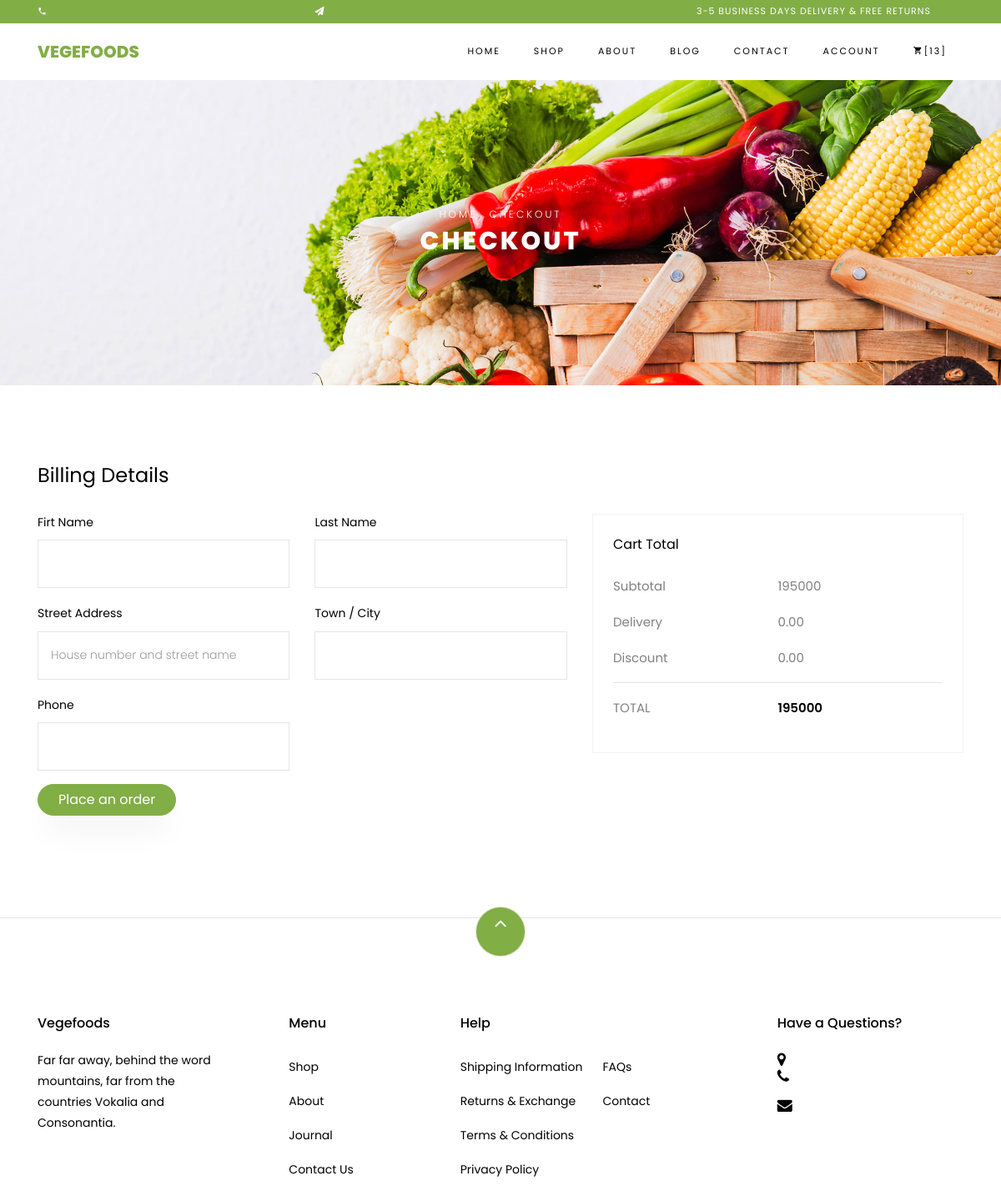
Before: /checkout/ (signed in) with the older database file.
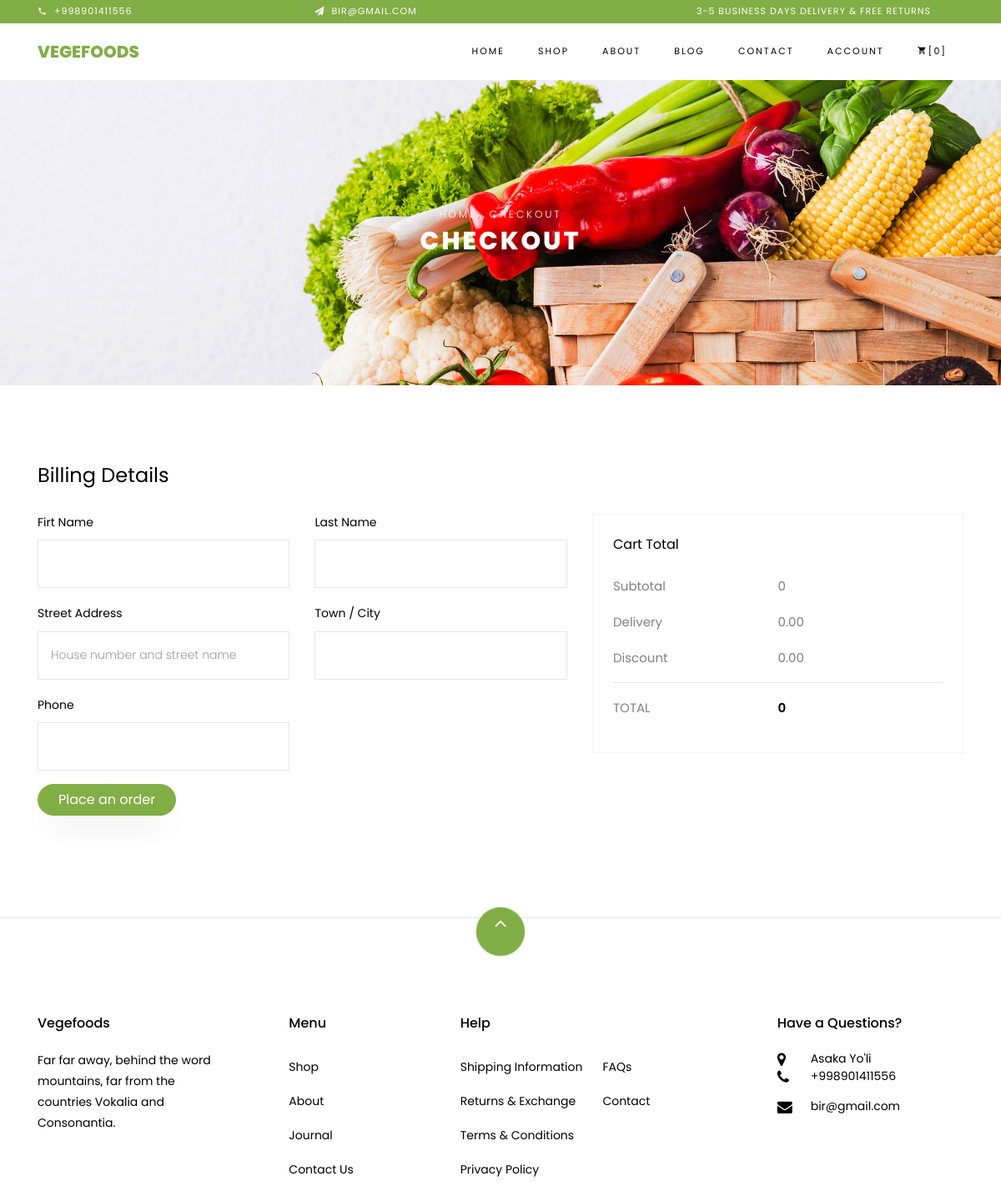
After: the same page with the newer database file.
### main/models.py (models this page shows, shortened)
class Info(models.Model):
    address = models.CharField(max_length=255)
    phone_number = models.CharField(max_length=15)
    email = models.CharField(max_length=255)
    website = models.CharField(max_length=200)

### main/views.py (the view)
# urls.py: path('checkout/',checkout_view , name='checkout_url'),
def checkout_view(request):
    if request.user.is_authenticated:
        user = request.user
        basket = Basket.objects.filter(user_id=user.id).count()
        products = Basket.objects.filter(user_id=user.id)
    else:
        basket = 0
        products = []
    total = 0
    for i in products:
        total += i.product.price
    context = {
        'basket': basket,
        "total": total,
        'contact': Info.objects.last()
    }
    return render(request, 'checkout.html', context)

### template/checkout.html (shortened to what this page needs)
{% extends 'base.html' %}
{% block content %}
{% load static %}
    <div class="hero-wrap hero-bread" style="background-image: url({% static 'images/bg_1.jpg' %});">
      <div class="container">
        <div class="row no-gutters slider-text align-items-center justify-content-center">
          <div class="col-md-9 ftco-animate text-center">
          	<p class="breadcrumbs"><span class="mr-2"><a href="{% url 'index_url' %}">Home</a></span> <span>Checkout</span></p>
            <h1 class="mb-0 bread">Checkout</h1>
          </div>
        </div>
      </div>
    </div>
    <section class="ftco-section">
      <div class="container">
        <div class="row justify-content-center">
          <div class="col-xl-7 ftco-animate">
			  <form action="{% url 'create_order_url' %}" method="post" class="billing-form">
				  <h3 class="mb-4 billing-heading">Billing Details</h3>
	          	<div class="row align-items-end">
	          		<div class="col-md-6">
	                <div class="form-group">
	                	<label for="firstname">Firt Name</label>
	                  <input type="text" name="firstname" id="firstname" class="form-control" placeholder="">
	                </div>
	              </div>
	              <div class="col-md-6">
	                <div class="form-group">
	                	<label for="lastname">Last Name</label>
	                  <input type="text" name="lastname" id="lastname" class="form-control" placeholder="">
	                </div>
                </div>
		            <div class="col-md-6">
		            	<div class="form-group">
	                	<label for="street">Street Address</label>
	                  <input type="text" name="street" id="street" class="form-control" placeholder="House number and street name">
	                </div>
		            </div>
		            <div class="col-md-6">
		            	<div class="form-group">
	                	<label for="city">Town / City</label>
	                  <input type="text" name="city" id="city" class="form-control" placeholder="">
	                </div>
		            </div>
		            <div class="col-md-6">
	                <div class="form-group">
	                	<label for="phone">Phone</label>
	                  <input type="text" id="phone" name="phone_number" class="form-control" placeholder="">
	                </div>
	              </div>
	            </div>
				  <p><button type="submit" class="btn btn-primary py-3s px-4">Place an order</button></p>
	          </form>
					</div>
					<div class="col-xl-5">
	          <div class="row mt-5 pt-3">
	          	<div class="col-md-12 d-flex mb-5">
	          		<div class="cart-detail cart-total p-3 p-md-4">
	          			<h3 class="billing-heading mb-4">Cart Total</h3>
	          			<p class="d-flex">
		    						<span>Subtotal</span>
		    						<span>{{total}}</span>
		    					</p>
		    					<p class="d-flex">
		    						<span>Delivery</span>
		    						<span>0.00</span>
		    					</p>
		    					<p class="d-flex">
		    						<span>Discount</span>
		    						<span>0.00</span>
		    					</p>
		    					<hr>
		    					<p class="d-flex total-price">
		    						<span>Total</span>
		    						<span>{{total}}</span>
		    					</p>
								</div>
	          	</div>
	          </div>
          </div>
        </div>
      </div>
    </section>
{% endblock %}

### template/base.html (shortened to what the changed rows need)
{% load static %}
<!DOCTYPE html>
<html lang="en">
  <head>
    <link rel="stylesheet" href="{% static 'css/open-iconic-bootstrap.min.css' %}">
    <link rel="stylesheet" href="{% static 'css/animate.css' %}">
    <link rel="stylesheet" href="{% static 'css/owl.carousel.min.css' %}">
    <link rel="stylesheet" href="{% static 'css/owl.theme.default.min.css' %}">
    <link rel="stylesheet" href="{% static 'css/magnific-popup.css' %}">
    <link rel="stylesheet" href="{% static 'css/aos.css' %}">
    <link rel="stylesheet" href="{% static 'css/ionicons.min.css' %}">
    <link rel="stylesheet" href="{% static 'css/bootstrap-datepicker.css' %}">
    <link rel="stylesheet" href="{% static 'css/jquery.timepicker.css' %}">
    <link rel="stylesheet" href="{% static 'css/flaticon.css' %}">
    <link rel="stylesheet" href="{% static 'css/icomoon.css' %}">
    <link rel="stylesheet" href="{% static 'css/style.css' %}">
  </head>
  <body class="goto-here">
		<div class="py-1 bg-primary">
    	<div class="container">
    		<div class="row no-gutters d-flex align-items-start align-items-center px-md-0">
	    		<div class="col-lg-12 d-block">
		    		<div class="row d-flex">
		    			<div class="col-md pr-4 d-flex topper align-items-center">
					    	<div class="icon mr-2 d-flex justify-content-center align-items-center"><span class="icon-phone2"></span></div>
						    <span class="text">{{contact.phone_number}}</span>
					    </div>
					    <div class="col-md pr-4 d-flex topper align-items-center">
					    	<div class="icon mr-2 d-flex justify-content-center align-items-center"><span class="icon-paper-plane"></span></div>
						    <span class="text">{{contact.email}}</span>
					    </div>
				    </div>
			    </div>
		    </div>
		  </div>
    </div>
    <nav class="navbar navbar-expand-lg navbar-dark ftco_navbar bg-dark ftco-navbar-light" id="ftco-navbar">
	    <div class="container">
	      <div class="collapse navbar-collapse" id="ftco-nav">
	        <ul class="navbar-nav ml-auto">
                {% if user.is_authenticated %}
                <li class="nav-item"><a href="{% url 'account_url' %}" class="nav-link">Account</a></li>
	          <li class="nav-item cta cta-colored"><a href="{% url 'cart_url' %}" class="nav-link"><span class="icon-shopping_cart"></span>[{{basket}}]</a></li>
                {% else %}
                <li class="nav-item"><a href="{% url 'login_url' %}" class="nav-link">Login</a></li>
	          <li class="nav-item cta cta-colored"><a href="{% url 'cart_url' %}" class="nav-link"><span class="icon-shopping_cart"></span>[0]</a></li>
                {% endif %}
	        </ul>
	      </div>
	    </div>
	  </nav>
{% block content %}
{% endblock %}
    <footer class="ftco-footer ftco-section">
      <div class="container">
        <div class="row mb-5">
          <div class="col-md">
            <div class="ftco-footer-widget mb-4">
              <h2 class="ftco-heading-2">Vegefoods</h2>
            </div>
          </div>
          <div class="col-md">
            <div class="ftco-footer-widget mb-4 ml-md-5">
              <h2 class="ftco-heading-2">Menu</h2>
            </div>
          </div>
          <div class="col-md-4">
             <div class="ftco-footer-widget mb-4">
              <h2 class="ftco-heading-2">Help</h2>
            </div>
          </div>
          <div class="col-md">
            <div class="ftco-footer-widget mb-4">
            	<h2 class="ftco-heading-2">Have a Questions?</h2>
            	<div class="block-23 mb-3">
	              <ul>
	                <li><span class="icon icon-map-marker"></span><span class="text">{{contact.address}}</span></li>
	                <li><a href="#"><span class="icon icon-phone"></span><span class="text">{{contact.phone_number}}</span></a></li>
	                <li><a href="#"><span class="icon icon-envelope"></span><span class="text">{{contact.email}}</span></a></li>
	              </ul>
	            </div>
            </div>
          </div>
        </div>
      </div>
    </footer>
  </body>
</html>

Changed rows visible on the page:
added Info: phone_number "+998901411556", email "BIR@GMAIL.COM", address "Asaka Yo'li", email "bir@gmail.com"
Other visible differences:
{{ basket }}: "13" → "0"
{{ total }}: "195000" → "0"
